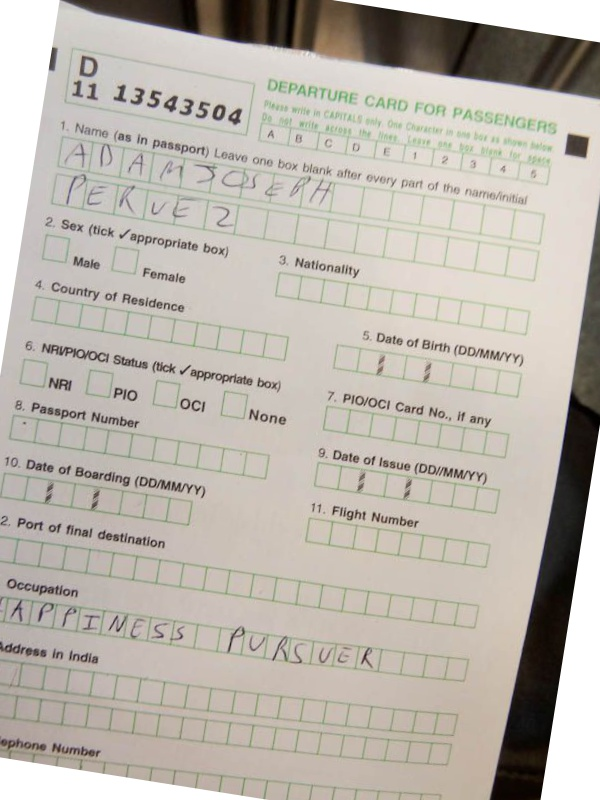
#> input picture Python/detect-and-fix-skew-angle/files/m9_form9.jpg, 600 x 800 px; its folder holds only this picture in this run
$ jupyter execute 'Detect and fix skew angle.ipynb'
#> lines starting #> are read from the running program, lines starting #| are printed output that depends on the picture
# Detect and fix skew angle

## Imports

[cell 1]
import cv2
import math
import os
import numpy as np
import statistics
import time
from IPython.display import Image

## Codes

[cell 2]
def detect_skew_angle(img, max_angle):
    # Convert to grayscale
    gray = cv2.cvtColor(img, cv2.COLOR_BGR2GRAY)

    # Invert black and white pixels.
    gray = cv2.bitwise_not(gray)

    # Dilate pixels to increase document structure elements.
    kernel = cv2.getStructuringElement(cv2.MORPH_CROSS, (2, 2))
    gray = cv2.dilate(gray, kernel)

    # Edge detection to facilitate HoughLinesP
    edges = cv2.Canny(gray, 50, 200, apertureSize = 3)

    # Find lines (using Probabilistic Hough Transform)
    minLineLength = 100
    maxLineGap = 15
    lines = cv2.HoughLinesP(edges, 1, np.pi / 180, 100, minLineLength=minLineLength, maxLineGap=maxLineGap)

    # Find angles.
    angles = []
    if lines is not None:
        for line in lines:
            for x1, y1, x2, y2 in line:
                # Calculate the angle
                cur_angle = math.degrees(math.atan2(y2 - y1, x2 - x1))

                # We don't care if the angle is greater than a certain limit.
                if -max_angle < cur_angle < max_angle:
                    angles.append(cur_angle)
    if len(angles) == 0:
        # We failed to find some angles.
        # Better luck next time.
        return 0.0

    # The median ignore the extreme angles.
    angle = statistics.median(angles)

    if angle < -max_angle:
        angle = 0.0
    if angle > max_angle:
        angle = 0.0

    return angle

def fix_skew_angle(image, angle):
    img_center = tuple(np.array(image.shape[1::-1]) / 2)
    rotation_matrix = cv2.getRotationMatrix2D(img_center, angle, 1.0)
    return cv2.warpAffine(image,
                          rotation_matrix,
                          image.shape[1::-1],
                          flags=cv2.INTER_LINEAR,
                          borderMode=cv2.BORDER_CONSTANT,
                          borderValue=(255, 255, 255))

# The maximum angle. (It should not be greater than 30.)
max_angle = 20

for file in os.listdir('files'):
    img = cv2.imread('files/' + file)
#> img is the input picture: shape (800, 600, 3); mean B, G, R 173.5, 182.1, 188.1
    if img is not None:
        angle = detect_skew_angle(img, max_angle)
#> in detect_skew_angle, `gray = cv2.bitwise_not(gray)`:
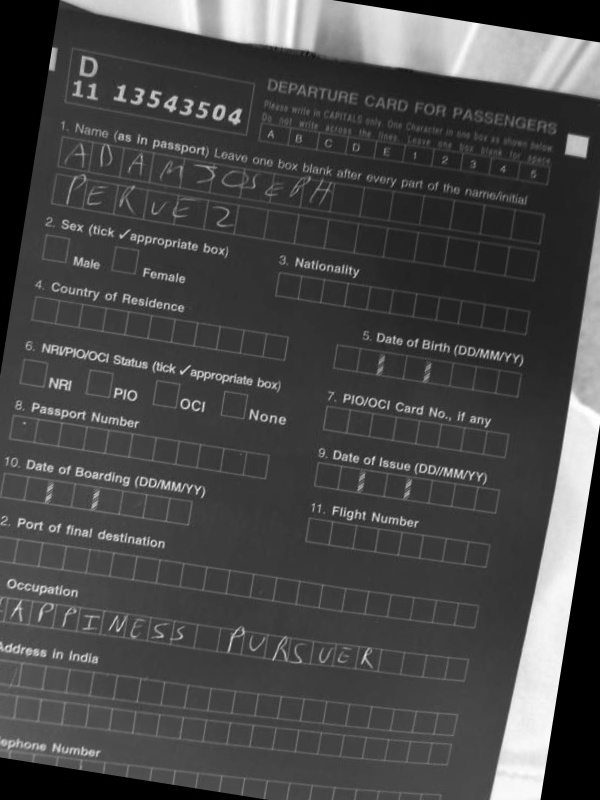
#> gray: shape (800, 600); min 0, max 255, mean 72.1
#> in detect_skew_angle, `gray = cv2.dilate(gray, kernel)`:
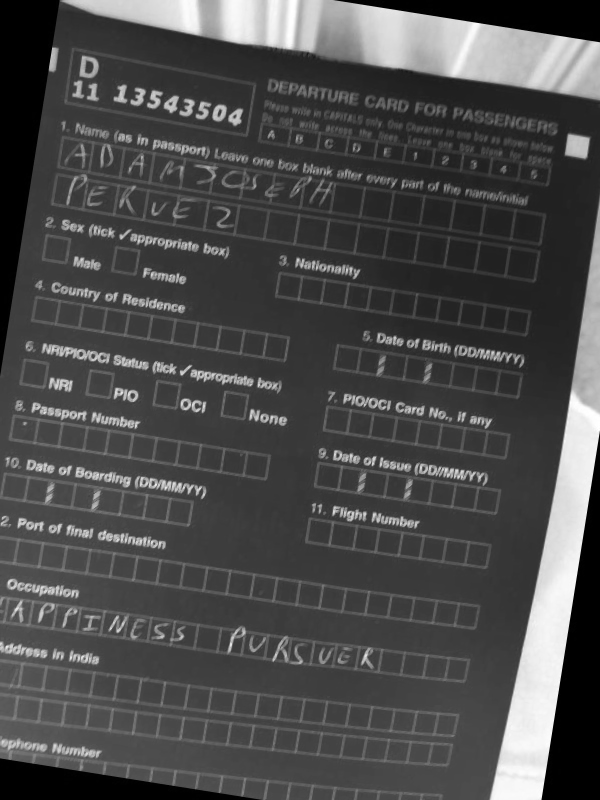
#> gray: shape (800, 600); min 0, max 255, mean 75.8
#> in detect_skew_angle, `edges = cv2.Canny(gray, 50, 200, apertureSize = 3)`:
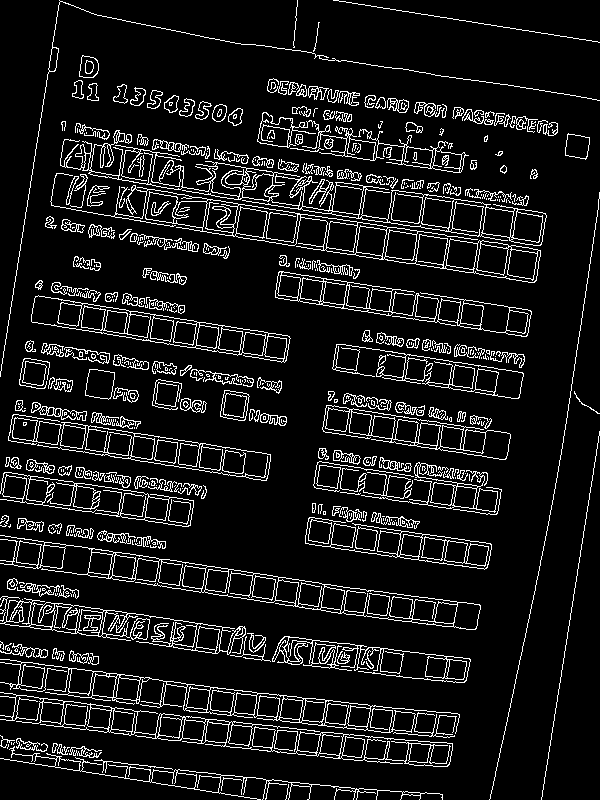
#> edges: shape (800, 600); 9.8% white in thin lines or dots
#> in detect_skew_angle, `lines = cv2.HoughLinesP(edges, 1, np.pi / 180, 100, minLineLength=minL..`: lines = 165 rows, first 6: [343, 344, 522, 372], [32, 322, 284, 362], [71, 209, 532, 282], [58, 323, 286, 360], [155, 736, 382, 759], [183, 707, 435, 734]
#> the loop in detect_skew_angle, `for line in lines:` made 165 passes
#> after the loop in detect_skew_angle, `for line in lines:`: angles = 152 values, max 12.06 at index 126, min 4.95 at index 120, mean 8.52
#> in detect_skew_angle, `angle = statistics.median(angles)`: angle = 8.85
#> angle = 8.85
        orig = cv2.imread('files/' + file)
        deskewed_image = fix_skew_angle(orig, angle)
#> in fix_skew_angle, `rotation_matrix = cv2.getRotationMatrix2D(img_center, angle, 1.0)`: rotation_matrix = [[0.988, 0.154, -57.94], [-0.154, 0.988, 50.89]]
#> in fix_skew_angle, `return cv2.warpAffine(image, rotation_matrix, image.shape[1::-1], flag..`:
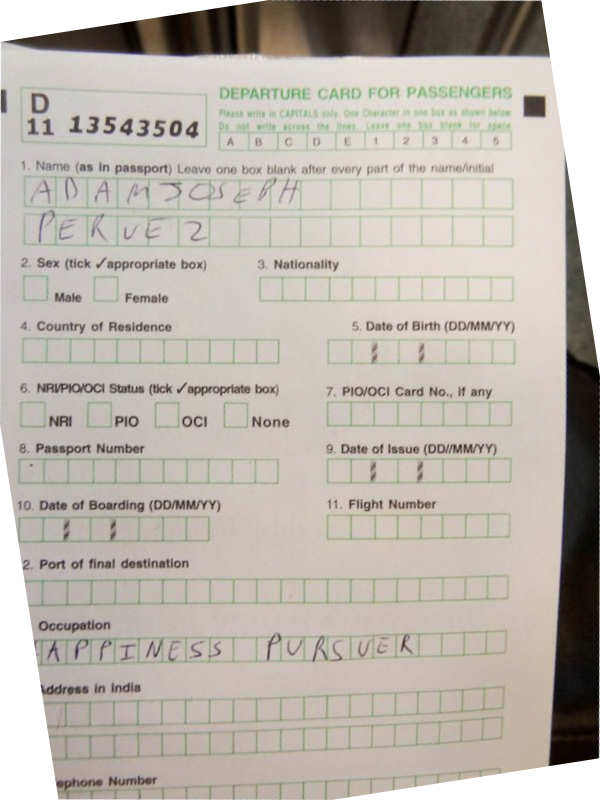
#> returned value: shape (800, 600, 3); mean of channels 0, 1, 2 173.6, 182.2, 188.1; drawn as B, G, R
        cv2.imwrite('results/' + "r_" + str(int(angle)) + "_" + file, deskewed_image)

        # Use to generate rotated image.
        #rotated = fix_skew_angle(orig, -9)
        #cv2.imwrite('rotated/' + "m9_" + file, rotated)

$ run again, on Python/detect-and-fix-skew-angle/files/p4_form9.jpg
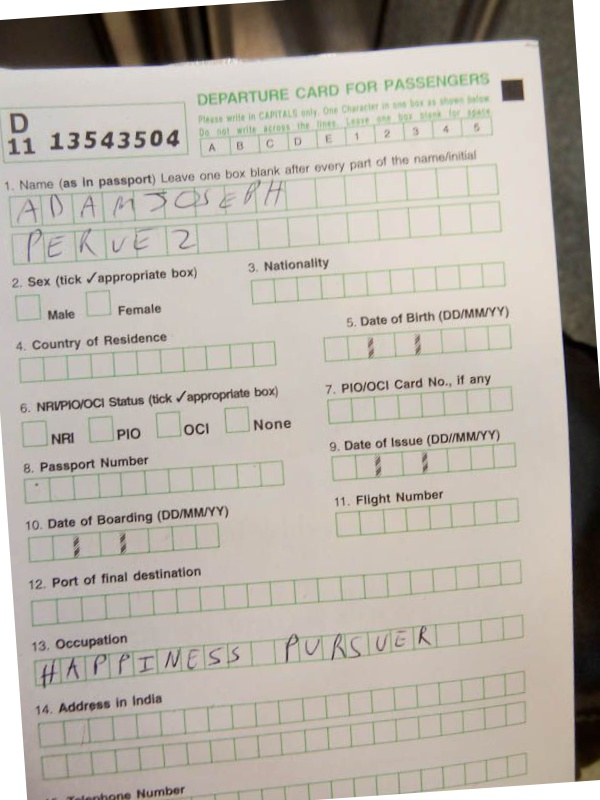
#> input picture Python/detect-and-fix-skew-angle/files/p4_form9.jpg, 600 x 800 px
#> img is the input picture: shape (800, 600, 3); mean B, G, R 168.4, 177.4, 183.7
#> in detect_skew_angle, `edges = cv2.Canny(gray, 50, 200, apertureSize = 3)`:
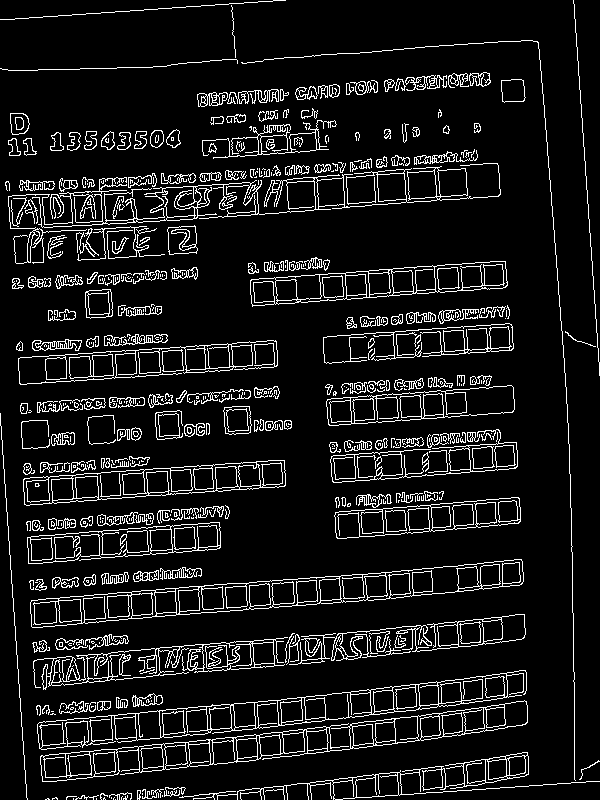
#> edges: shape (800, 600); 9.5% white in thin lines or dots
#> lines = 143 rows, first 6: [18, 358, 275, 340], [0, 413, 27, 799], [573, 0, 599, 375], [45, 359, 276, 343], [39, 228, 166, 219], [30, 477, 280, 460]
#> the loop in detect_skew_angle, `for line in lines:` made 143 passes
#> after the loop in detect_skew_angle, `for line in lines:`: angles = 135 values, max 2.73 at index 131, min -8.02 at index 86, mean -4.49
#> in detect_skew_angle, `angle = statistics.median(angles)`: angle = -4.09
#> rotation_matrix = [[0.997, -0.0712, 29.26], [0.0712, 0.997, -20.36]]
#> in fix_skew_angle, `return cv2.warpAffine(image, rotation_matrix, image.shape[1::-1], flag..`:
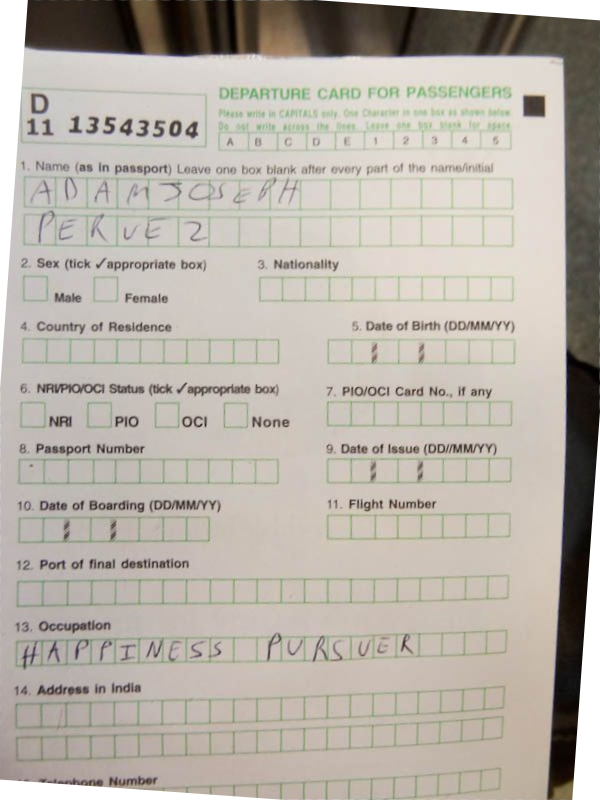
#> returned value: shape (800, 600, 3); mean of channels 0, 1, 2 168.5, 177.5, 183.8; drawn as B, G, R
